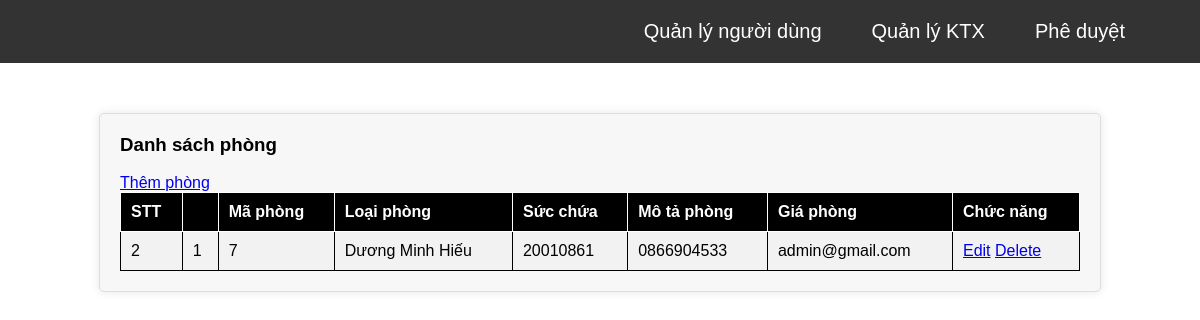
The page /register/register_list.php on the database its author committed.
### tables this page shows
CREATE TABLE `register` (
  `id` int(11) NOT NULL,
  `user_id` int(11) NOT NULL,
  `room_id` int(11) NOT NULL,
  `full_name` varchar(255) NOT NULL,
  `student_id` varchar(255) NOT NULL,
  `phone` varchar(255) NOT NULL,
  `email` varchar(255) NOT NULL,
  `room_price` varchar(255) NOT NULL,
  `room_number` varchar(255) NOT NULL,
  `room_capacity` varchar(255) NOT NULL
);

### register/register_list.php (the view, shortened to what this page needs)
<?php
@include '../config.php';
$query = "SELECT * FROM register";
$result = mysqli_query($conn, $query);
?>
<!DOCTYPE html>
<html lang="en">
<head>
    <link rel="stylesheet" href="../css/room.css";>
</head>
<body>
    <?php include '../../KTX/navbar/adminnavbar.php'; ?>
    <div class="dashboard-container">
        <h3>Danh sách phòng</h3>
        <br>
        <a href="add_room.php">Thêm phòng</a>
        <table>
  <tr>
    <th>STT</th>
    <th></th>
    <th>Mã phòng</th>
    <th>Loại phòng</th>
    <th>Sức chứa</th>
    <th>Mô tả phòng</th>
    <th>Giá phòng</th>
    <th>Chức năng</th>
  </tr>
 <?php
   while ($row = mysqli_fetch_assoc($result)) {
    echo "<tr>";
    echo "<td>" . $row['id'] . "</td>";
    echo "<td>" . $row['room_id'] . "</td>";
    echo "<td>" . $row['user_id'] . "</td>";
    echo "<td>" . $row['full_name'] . "</td>";
    echo "<td>" . $row['student_id'] . "</td>";
    echo "<td>" . $row['phone'] . "</td>";
    echo "<td>" . $row['email'] . "</td>";
    echo "<td><a href='edit_room.php?id=" . $row['room_id'] . "'>Edit</a>
    <a href='delete_room.php?id=" . $row['room_id'] . "'>Delete</a>
    </td>";
    echo "</tr>";
}
 ?>
</table>
    </div>
</body>
</html>

### css/room.css (style rules this page uses)
.dashboard-container { width: 80%; margin: 0 auto; padding: 20px; margin-top: 50px; background-color: #f7f7f7; border: 1px solid #ddd; box-shadow: 0px 0px 10px rgba(0, 0, 0, 0.1); border-radius: 5px; }
table { border-collapse: collapse; width: 100%; }
th, td { border: 1px solid #000000; padding: 10px; text-align: left; }
th { border: 1px solid #fff; color: #fff; background-color: #000000; }
tr:nth-child(even) { background-color: #f2f2f2; }

### css/admin_navbar.css (style rules this page uses)
* { padding: 0; margin: 0; font-family: 'Poppins', sans-serif; }

### rows shown on the page
register: id "2", room "1", user "7", full_name "Dương Minh Hiếu", student "20010861", phone "0866904533", email "admin@gmail.com"
